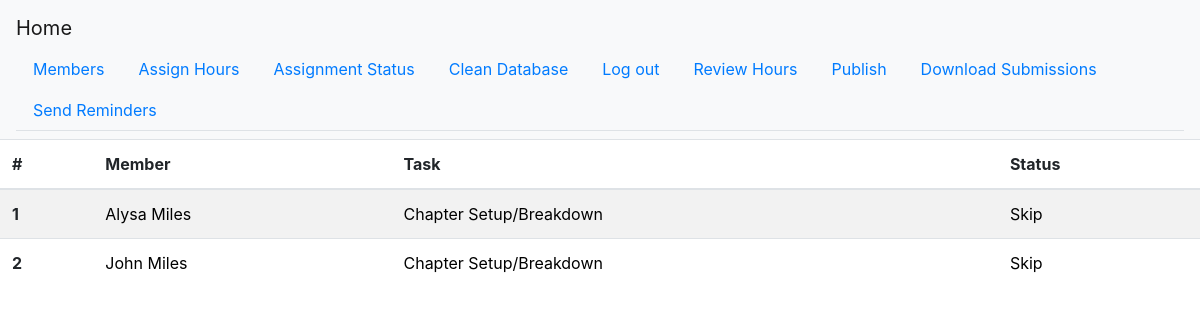
The app's page /assignment_status (signed in), older data.
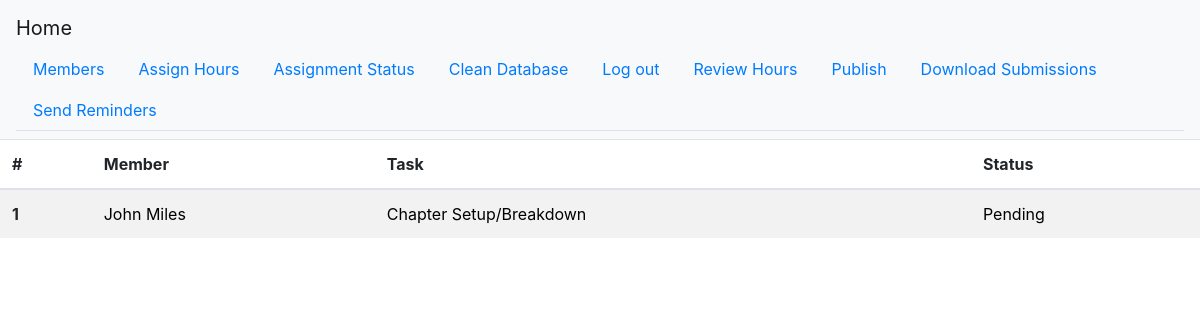
The same page, newer data.
### app.py (models this page shows, shortened)
class Member(db.Model):
    id = db.Column(db.Integer, primary_key=True)
    first = db.Column(db.Text)
    last = db.Column(db.Text)
    phone = db.Column(db.Text)
    email = db.Column(db.Text)
    status = db.Column(db.Text)
    active = db.Column(db.Boolean)
    hours = db.Column(db.Integer)
    assigned = db.Column(db.Boolean)
    skips = db.Column(db.Integer)

class CleanupHour(db.Model):
    id = db.Column(db.Integer, primary_key=True)
    name = db.Column(db.Text)
    task_id = db.Column(db.Integer)
    day = db.Column(db.Text)
    due_time = db.Column(db.Text)
    worth = db.Column(db.Integer)
    difficulty = db.Column(db.Integer)
    link = db.Column(db.Text)

class Assignment(db.Model):
    id = db.Column(db.Integer, primary_key=True)
    member_id = db.Column(db.Integer, db.ForeignKey('member.id'))
    task_id = db.Column(db.Integer, db.ForeignKey('cleanup_hour.id'))
    phone_number = db.Column(db.Text)
    response = db.Column(db.Text)

### app.py (the view)
@app.route('/assignment_status', methods=['GET', 'POST'])
@login_required
def assignment_status():
    assignments = Assignment.query.all()
    members_list = []
    tasks = []
    try:
        for assign in assignments:
            member = Member.query.get(assign.member_id)
            task = CleanupHour.query.get(assign.task_id)
            members_list.append(member)
            tasks.append(task)
    except Exception as e:
        print(e)
        print('There was a problem generating member-cleanup hour pairs from the assignments in the database')
    enumerated = range(len(assignments))
    return render_template('assignment_status.html', members=members_list, tasks=tasks, assignments=assignments,
                           enumerated=enumerated)

### app.py (called while the page is built)
@login_manager.user_loader
def load_user(user_id):
    return User.query.get(user_id)

### templates/assignment_status.html
{% extends "base.html" %}
{% block content %}
    <table class="table table-striped">
        <thead>
        <tr>
            <th scope="col">#</th>
            <th scope="col">Member</th>
            <th scope="col">Task</th>
            <th scope="col">Status</th>
        </tr>
        </thead>
        <tbody>
        {% for i in enumerated %}
            <tr>
                <th scope="row">{{ i + 1 }}</th>
                <td>
                    <a style="color:black" href="{{ url_for('member_page',identifier=members[i].id)}}">
                        {{ members[i].first + ' ' + members[i].last }}
                    </a>
                </td>
                <td>
                    <a style="color:black" href="{{ url_for('task_page',identifier=tasks[i].id)}}">
                        {{ tasks[i].name }}
                    </a>
                </td>
                <td>
                    <a style="color:black">{{ assignments[i].response }}</a>
                </td>
            </tr>
        {% endfor %}
        </tbody>
    </table>
{% endblock %}

### templates/base.html (shortened to what this page needs)
<!DOCTYPE html>
<html lang="en">
<head>
    <link rel="stylesheet" href="https://stackpath.bootstrapcdn.com/bootstrap/4.3.1/css/bootstrap.min.css">
</head>
<body>
<nav class="navbar navbar-light bg-light">
    <a class="navbar-brand" href="{{ url_for('index')}}">Home</a>
    {% if current_user.is_authenticated %}
        <ul class="nav nav-tabs">
            <li class="nav-item">
                <a class="nav-link" href="{{ url_for('members')}}">Members<span class="sr-only">(current)</span></a>
            </li>
            <li class="nav-item">
                <a class="nav-link" href="{{ url_for('assignment')}}">Assign Hours<span class="sr-only">(current)</span></a>
            </li>
            <li class="nav-item">
                <a class="nav-link" href="{{ url_for('assignment_status')}}">Assignment Status<span class="sr-only">(current)</span></a>
            </li>
            <li class="nav-item">
                <a class="nav-link" href="{{ url_for('delete')}}">Clean Database<span class="sr-only">(current)</span></a>
            </li>
            <li class="nav-item">
                <a class="nav-link" href="{{ url_for('logout') }}">Log out<span class="sr-only">(current)</span></a>
            </li>
            <li class="nav-item">
                <a class="nav-link" href="{{ url_for('review_main') }}">Review Hours<span class="sr-only">(current)</span></a>
            </li>
            <li class="nav-item">
                <a class="nav-link" href="{{ url_for('publish') }}">Publish<span class="sr-only">(current)</span></a>
            </li>
            <li class="nav-item">
                <a class="nav-link" href="{{ url_for('download_submissions') }}">Download Submissions<span class="sr-only">(current)</span></a>
            </li>
            <li class="nav-item">
                <a class="nav-link" href="{{ url_for('send_reminders') }}">Send Reminders<span class="sr-only">(current)</span></a>
            </li>
        </ul>
    {% endif %}
</nav>
{% block content %}
{% endblock %}
</body>
</html>

Row changes from the older to the newer data that the page shows:
removed Member: first+last "Alysa Miles"
removed Assignment: response "Skip"
Text that changed along with them:
new list line: "1"
new list line: "John Miles"
new list line: "Chapter Setup/Breakdown"
new list line: "Pending"
list line gone: "1"
list line gone: "Chapter Setup/Breakdown"
list line gone: "Skip"
list line gone: "2"
list line gone: "John Miles"
